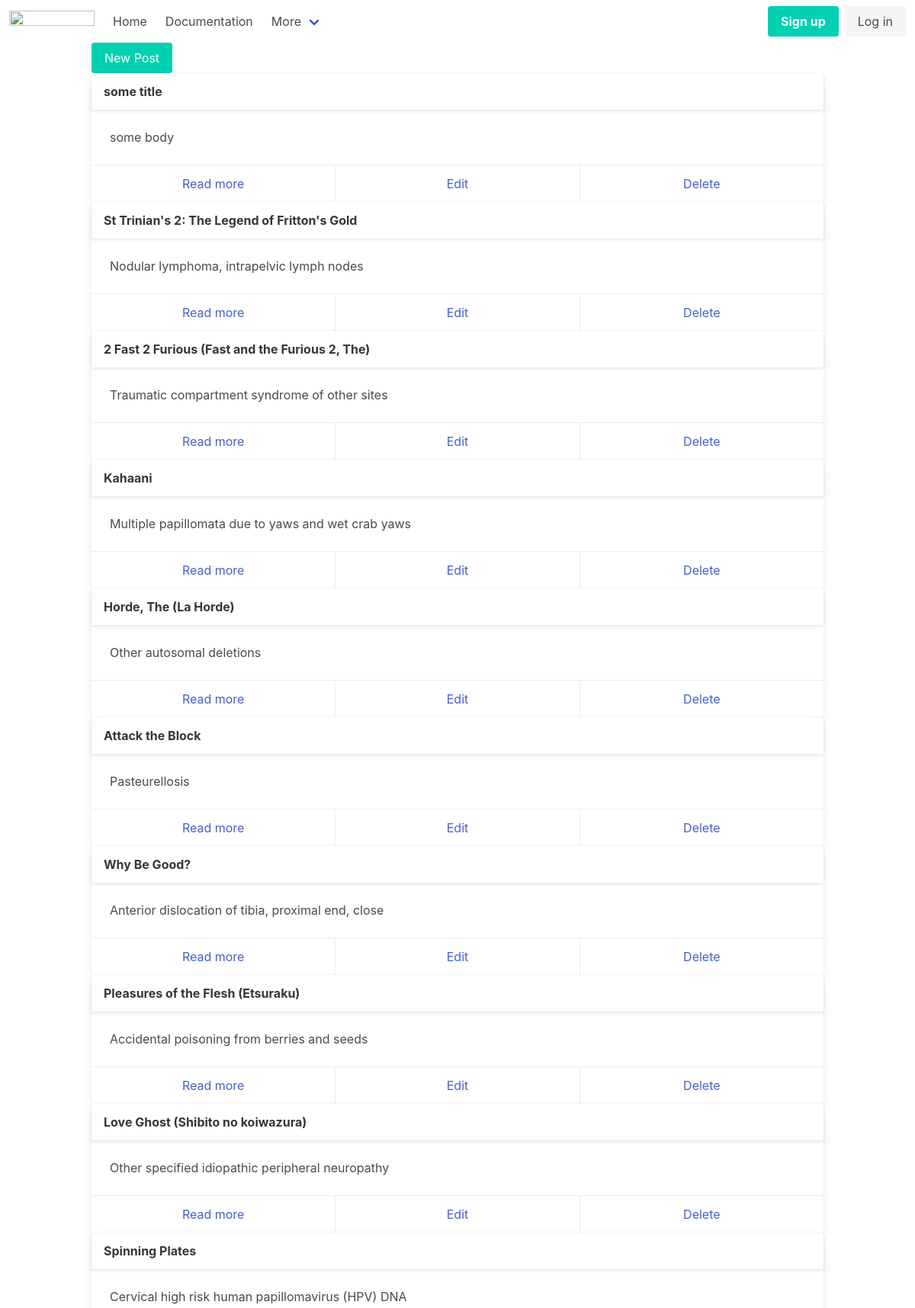
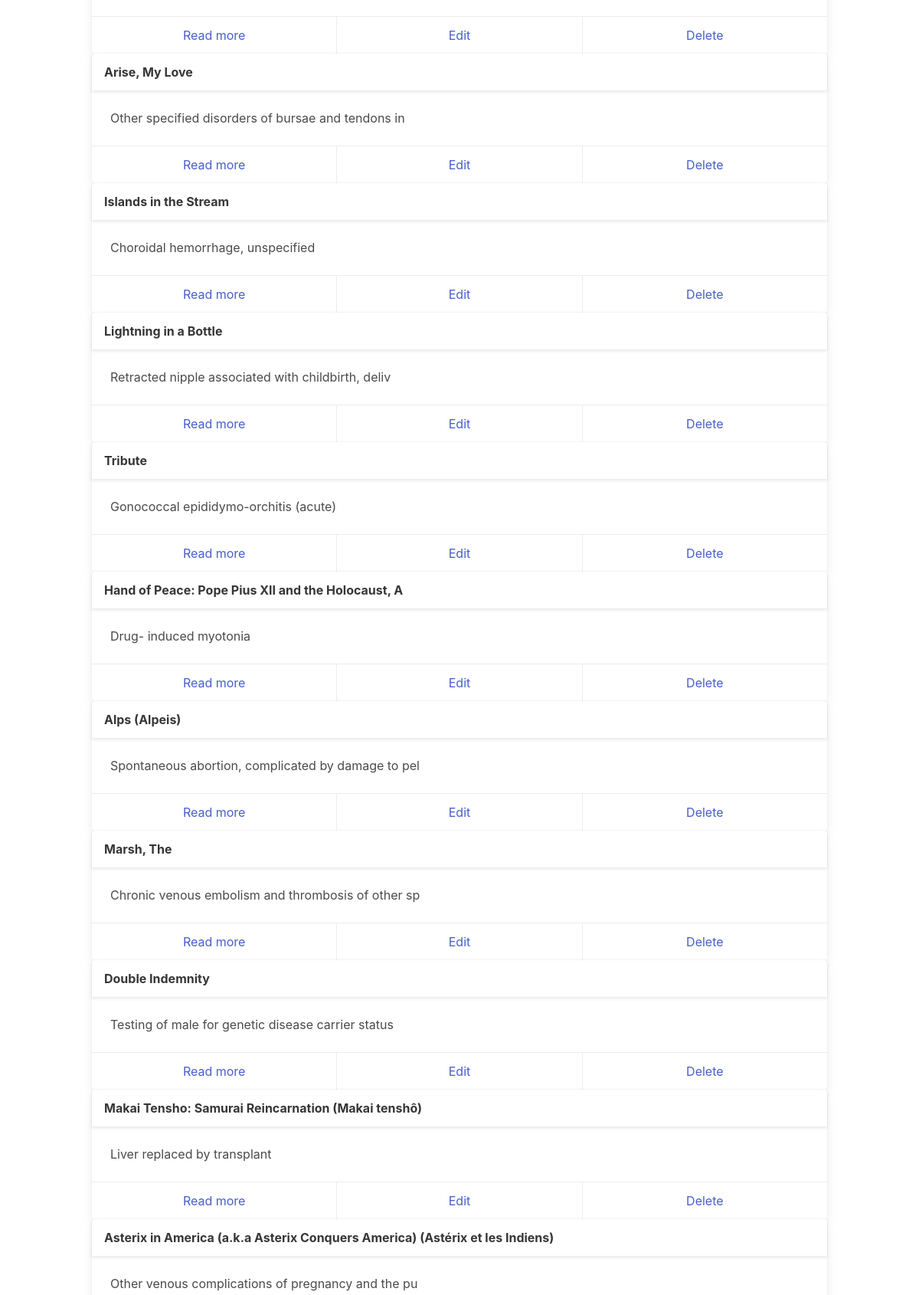
The page / (upper part) on the database its author committed (2 pictures, top to bottom).
### tables this page shows
CREATE TABLE posts (
    id integer PRIMARY KEY AUTOINCREMENT,
    title var_char(1024),
    body text
);

### src/Router.php (called while the page is built, shortened)
<?php
class Router {
    private static $routes = [];
    private $path;
    private $method;
    public function __construct($method, $path){
        $this->method = $method;
        $this->path = parse_url($path)['path'];
    }
    public function match(){
        foreach(self::$routes as $route) {
            if($route['method'] === $this->method && $route['path'] === $this->path){
                return $route;
            }
        }
    }
    public static function addRoute($method, $path, $action){
        self::$routes[] = [
            'method' => $method,
            'path' => $path,
            'action' => $action
        ];
    }
}

### helpers.php (called while the page is built)
<?php
function view($viewName, $vars=[]){
    extract($vars);
    include(__DIR__ . "/views/$viewName.php");
}

### src/Controllers/PublicController.php (called while the page is built, shortened)
<?php
class PublicController {
    public function index(){
        $posts = Post::all();
        view('home', compact('posts'));
    }
}

### src/Models/User.php (called while the page is built, shortened)
<?php
class User extends Model
{
    public static function auth(){
        return null;
    }
}

### src/DB.php (called while the page is built, shortened)
<?php
class DB {
    private $conn;
    public function __construct(){
        try {
            $this->conn = new \PDO('sqlite:database.sqlite');
            $this->conn->setAttribute(\PDO::ATTR_ERRMODE, \PDO::ERRMODE_EXCEPTION);
        } catch (\Exception $e){
            var_dump($e);
        }
    }
    public function all($table, $class=\stdClass::class){
        $stmt = $this->conn->prepare('SELECT * FROM ' . $table . ';');
        $stmt->execute();
        $stmt->setFetchMode(\PDO::FETCH_CLASS, $class);
        return $stmt->fetchAll();
    }
}

### src/Models/Model.php (called while the page is built, shortened)
<?php
class Model
{
    public static $table;
    public static function all(){
        $db = new \App\DB;
        return $db->all(static::$table, static::class);
    }
}

### src/Models/Post.php (called while the page is built, shortened)
<?php
class Post extends Model {
    public $body;
    public function snippet(){
        return substr($this->body, 0, 50);
    }
}

### views/home.php (the view)
<?php include(__DIR__ .'/partials/header.php'); ?>
        <a class="button is-primary" href="/new">New Post</a>
            <?php foreach($posts as $post): ?>
                <div class="card">
                    <header class="card-header">
                        <p class="card-header-title">
                            <?=$post->title?>
                        </p>
                    </header>
                    <div class="card-content">
                        <div class="content">
                            <?=$post->snippet()?>
                        </div>
                    </div>
                    <footer class="card-footer">
                        <a href="/posts/show?id=<?=$post->id?>" class="card-footer-item">Read more</a>
                        <a href="/posts/edit?id=<?=$post->id?>" class="card-footer-item">Edit</a>
                        <a href="/posts/delete?id=<?=$post->id?>" class="card-footer-item">Delete</a>
                    </footer>
                </div>
            <?php endforeach; ?>
<?php include(__DIR__ .'/partials/footer.php'); ?>

### public/index.php (shortened to what this page needs)
<?php
spl_autoload_register(function($className){
    $className = substr($className, strlen('App\\'));
});
require(__DIR__ . '/../helpers.php');
$router = new App\Router($_SERVER['REQUEST_METHOD'], $_SERVER['REQUEST_URI']);
$match = $router->match();
if($match){
    if(is_array($match['action'])){
        $controller = new $class();
        $method = $match['action'][1];
        $controller->$method();
    } else {
        call_user_func($match['action']);
    }
}

### views/partials/header.php (shortened to what this page needs)
<!DOCTYPE html>
<html lang="en">
<head>
    <link rel="stylesheet" href="https://cdn.jsdelivr.net/npm/bulma@0.9.4/css/bulma.min.css">
</head>
<body>
    <?php include "nav.php"; ?>
    <div class="container">

### views/partials/nav.php (shortened to what this page needs)
<nav class="navbar" role="navigation" aria-label="main navigation">
    <div class="navbar-brand">
        <a class="navbar-item" href="https://bulma.io">
            <img src="https://bulma.io/images/bulma-logo.png" width="112" height="28">
        </a>
    </div>
    <div id="navbarBasicExample" class="navbar-menu">
        <div class="navbar-start">
            <a class="navbar-item">
                Home
            </a>
            <a class="navbar-item">
                Documentation
            </a>
            <div class="navbar-item has-dropdown is-hoverable">
                <a class="navbar-link">
                    More
                </a>
            </div>
        </div>
        <div class="navbar-end">
            <div class="navbar-item">
                <?php if(\App\Models\User::auth()): ?>
                    <strong><?=\App\Models\User::auth()->fname . ' ' . \App\Models\User::auth()->lname?></strong>
                <?php else: ?>
                <div class="buttons">
                    <a href="/register" class="button is-primary">
                        <strong>Sign up</strong>
                    </a>
                    <a href="/login" class="button is-light">
                        Log in
                    </a>
                </div>
                <?php endif; ?>
            </div>
        </div>
    </div>
</nav>

### views/partials/footer.php
</div>
</body>
</html>

### rows shown on the page
posts: title "some title", body "some body"
posts: title "St Trinian's 2: The Legend of Fritton's Gold", body "Nodular lymphoma, intrapelvic lymph nodes"
posts: title "2 Fast 2 Furious (Fast and the Furious 2, The)", body "Traumatic compartment syndrome of other sites"
posts: title "Kahaani", body "Multiple papillomata due to yaws and wet crab yaws"
posts: title "Horde, The (La Horde)", body "Other autosomal deletions"
posts: title "Attack the Block", body "Pasteurellosis"
posts: title "Why Be Good?", body "Anterior dislocation of tibia, proximal end, close"
posts: title "Pleasures of the Flesh (Etsuraku)", body "Accidental poisoning from berries and seeds"
posts: title "Love Ghost (Shibito no koiwazura)", body "Other specified idiopathic peripheral neuropathy"
posts: title "Spinning Plates", body "Cervical high risk human papillomavirus (HPV) DNA"
posts: title "Arise, My Love", body "Other specified disorders of bursae and tendons in"
posts: title "Islands in the Stream", body "Choroidal hemorrhage, unspecified"
posts: title "Lightning in a Bottle", body "Retracted nipple associated with childbirth, deliv"
posts: title "Tribute", body "Gonococcal epididymo-orchitis (acute)"
posts: title "Hand of Peace: Pope Pius XII and the Holocaust, A", body "Drug- induced myotonia"
posts: title "Alps (Alpeis)", body "Spontaneous abortion, complicated by damage to pel"
posts: title "Marsh, The", body "Chronic venous embolism and thrombosis of other sp"
posts: title "Double Indemnity", body "Testing of male for genetic disease carrier status"
posts: title "Makai Tensho: Samurai Reincarnation (Makai tenshô)", body "Liver replaced by transplant"
posts: title "Asterix in America (a.k.a Asterix Conquers America) (Astérix et les Indiens)", body "Other venous complications of pregnancy and the pu"
